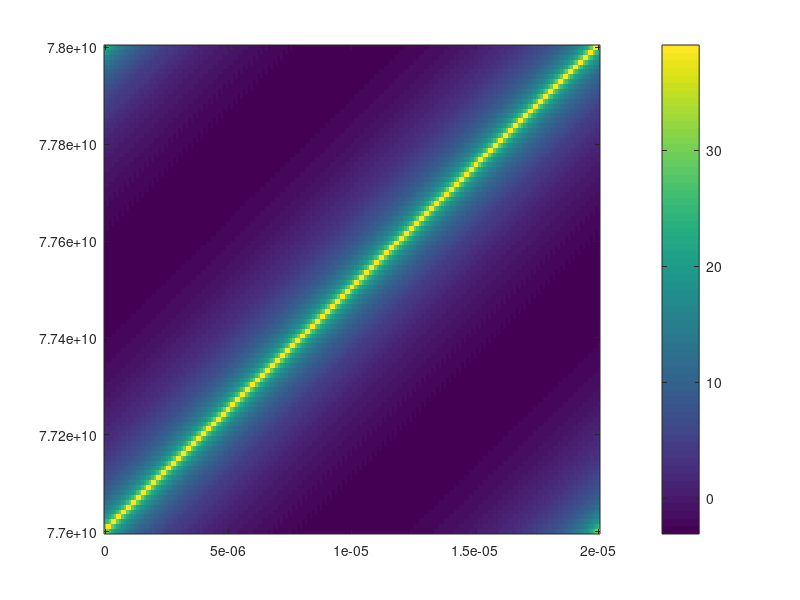

Write the MATLAB code that produced this figure.
%% Initialization
clc; clear;

%% Chirp sequence parameters
chirp_B     = 1e9;                   % Sweep bandwidth
chirp_fc    = 77.5e9;                % Sweep starting frequency
chirp_T     = 20e-6;                 % Time period of one chirp or sweep time
chirp_L     = 1;                     % Chirp cycles
chirp_slope = chirp_B/chirp_T;       % f=at; Slope of chirp
c           = 3e8;                   % Speed of light
R           = 10;                    % Target distance
v           = 0;                     % Velocity of the target

%% ADC parameters
sf = chirp_B;                       % sampling frequency
bin_size = sf/10e6;                 % Bin size of each sample; Sample intervals

%% Time and frequency axis created for plots
t_axis = (0: 1/sf :chirp_L * chirp_T - 1/sf);
% t        = 0 : 1/sf : chirp_T;    % Time vector

%% Chirp generation
chirp_signal = exp(1i * pi * chirp_slope * t_axis.^2);
% freq_T = (chirp_fc + (chirp_slope*t));
% chirp_signal = cos(2*pi * freq_T.*t);

chirp_signal_buckets = reshape(chirp_signal(1:floor(length(chirp_signal)/bin_size)*bin_size), [bin_size, floor(length(chirp_signal)/bin_size)]);

f_axis = linspace(chirp_fc - chirp_B/2, chirp_fc + chirp_B/2, bin_size);
t_axis = linspace(0, chirp_T * chirp_L, floor(length(chirp_signal)/bin_size));

figure(1)
imagesc(t_axis, f_axis, 20*log10(abs(fft(chirp_signal_buckets))));
set(gca,'YDir','normal')
colorbar
axis tight

%% Time Delay for received signal
Td = (2/c)*(R+v*t_axis);

%% Received Chirp Signal

% r_chirp_signal = exp(1i * pi * chirp_slope * t_axis.^2);
% r_chirp_T_buckets = chirp_T - Td;
% 
% r_chirp_signal_buckets = reshape(r_chirp_signal(1:floor(length(r_chirp_signal)/bin_size)*bin_size), [bin_size, floor(length(r_chirp_signal)/bin_size)]);
% 
% f_axis = linspace(chirp_fc - chirp_B/2, chirp_fc + chirp_B/2, bin_size);
% t_axis = linspace(0, chirp_T * chirp_L, floor(length(r_chirp_signal)/bin_size));
% 
% figure(2)
% imagesc(t_axis, f_axis, 20*log10(abs(fft(r_chirp_signal_buckets))));
% set(gca,'YDir','normal')
% colorbar
% axis tight
